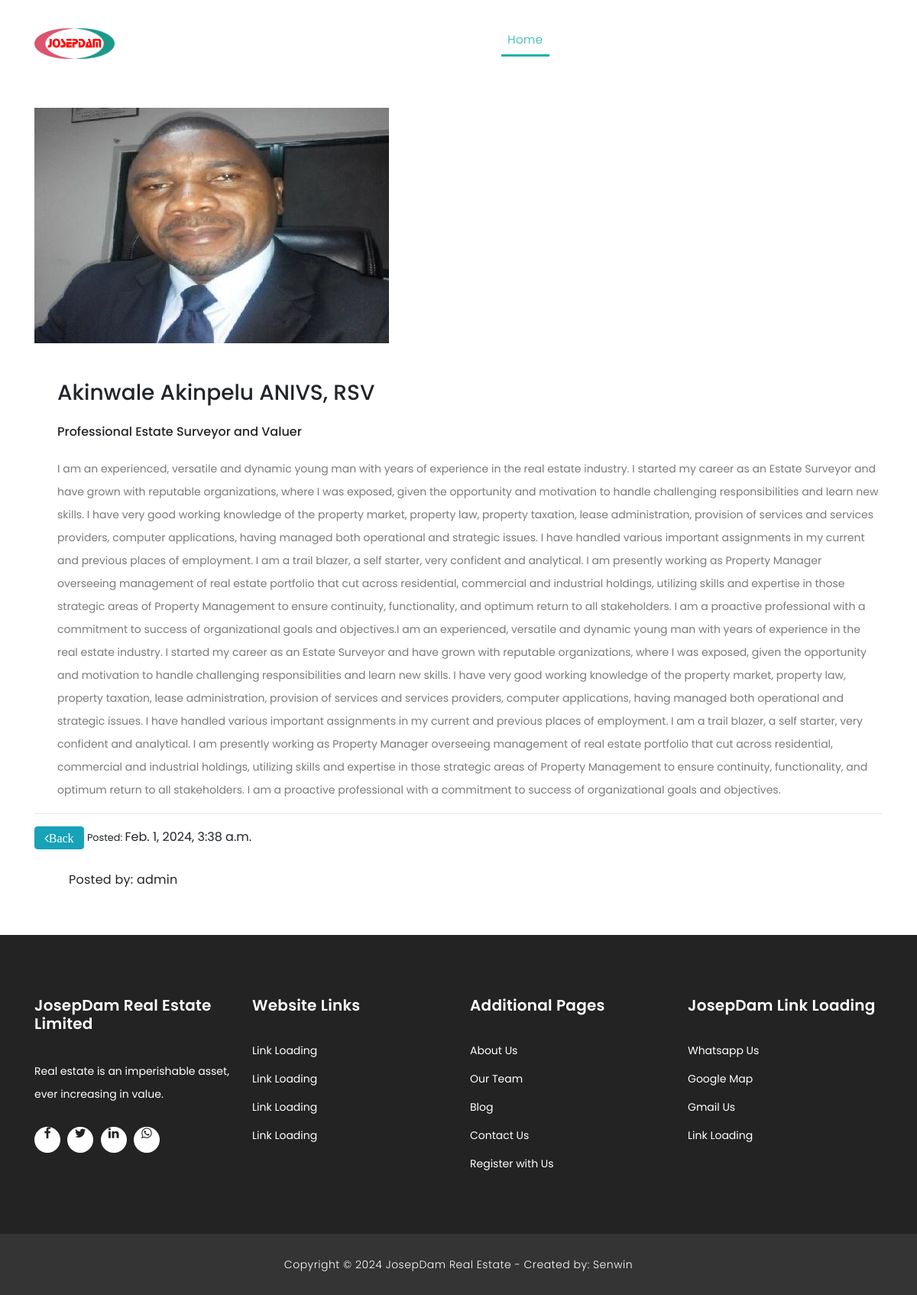
Page /article_team/6/ on the committed database.
### josepdam/models.py (models this page shows, shortened)
class TeamsPost (models.Model):
    worker_name = models.CharField (max_length = 200, blank=True, null=True)
    worker_position = models.CharField (max_length = 200, blank=True, null=True)
    worker_description = models.TextField()
    worker_img = models.ImageField(upload_to='images')
    slug = models.SlugField (max_length=25)
    publish_date = models.DateTimeField (auto_now_add= True)
    author = models.ForeignKey(User, on_delete=models.CASCADE)
    class Meta:
        ordering =['-publish_date']

### josepdam/views.py (the view, shortened to what this page needs)
# urls.py: path('article_team/<int:pk>/', ArticleTeamDetailView.as_view(), name="detail-team"),
class ArticleTeamDetailView(DetailView):
    model = TeamsPost
    template_name = 'josep/article_team_detail.html'

### templates/josep/article_team_detail.html (shortened to what this page needs)
{% extends "base.html" %}
{% load static %}
{% block content%}
    <div class="page-headingdddddd header-text">
        <div class="container">
          <div class="row">
            <div class="col-md-12">
              <h1> <small><del></small> <sup>$</sup>{{ object.price }}</h1>
            </div>
          </div>
        </div>
      </div>
    <div class="services">
      <div class="container">
        <div class="row">
          <div class="col-md-6">
            <div>
              {% if object.worker_img %}
              <img src="{{ object.worker_img.url }}" alt="" class="img-fluid wc-image">
              {% endif %}
            </div> <br>
          </div>
        </div> <br>
        <div class="tabs-content" style="display: block;">
          <h3>{{ object.worker_name }}</h3><br>
          <h6>{{ object.worker_position }}</h6><br>
          <p>{{ object.worker_description|truncatechars:9000 }}</p>
        </div> <hr>
        <span>
           <a href="{% url 'team' %}" class="btn btn-info"><i class="fa fa-angle-left">Back</i></a>
            <small>Posted: </small> {{ object.publish_date }}
        </span>
          <div class="col-lg-3">
            <div class="tabs-content">
              <h4><small>Posted by: {{object.author}}</small></h4>
            </div>
          </div>
        </div>
        <br>
        <br>
      </div>
{% endblock %}

### static/assets/css/style.css (style rules this page uses)
body { font-family: 'Poppins', sans-serif; overflow-x: hidden; text-rendering: optimizeLegibility; -webkit-font-smoothing: antialiased; -moz-osx-font-smoothing: grayscale; }
p { margin-bottom: 0px; font-size: 14px; color: #666666; line-height: 30px; }
a { text-decoration: none!important; }
h1,h2,h3,h4,h5,h6 { margin: 0px; }
*, *:before, *:after { -webkit-box-sizing: border-box; box-sizing: border-box; -webkit-font-smoothing: antialiased; -moz-osx-font-smoothing: grayscale; }
.services { margin-top: 140px; }
.tabs-content { margin-left: 30px; text-align: left; display: inline-block; transition: all 0.3s; }
.tabs-content h4 { font-size: 20px; font-weight: 700; letter-spacing: 0.25px; margin-bottom: 15px; margin-top: 30px; }
.tabs-content p { font-size: 14px; color: #7a7a7a; margin-bottom: 0px; }

### rows in the picture
TeamsPost: worker_img (picture), worker_name "Akinwale Akinpelu ANIVS, RSV", worker_position "Professional Estate Surveyor and Valuer", worker_description "I am an experienced, versatile and dynamic young man with years of experience in the real estate industry. I started my career as an Estate Surveyor and have grown with reputable organizations, where I was exposed, given the opportunity and motivation to handle challenging responsibilities and learn new skills. I have very good working knowledge of the property market, property law, property taxation, lease administration, provision of services and services providers, computer applications, having managed both operational and strategic issues. I have handled various important assignments in my current and previous places of employment. I am a trail blazer, a self starter, very confident and…", publish_date "Feb. 1, 2024, 3:38 a.m.", author "admin"
